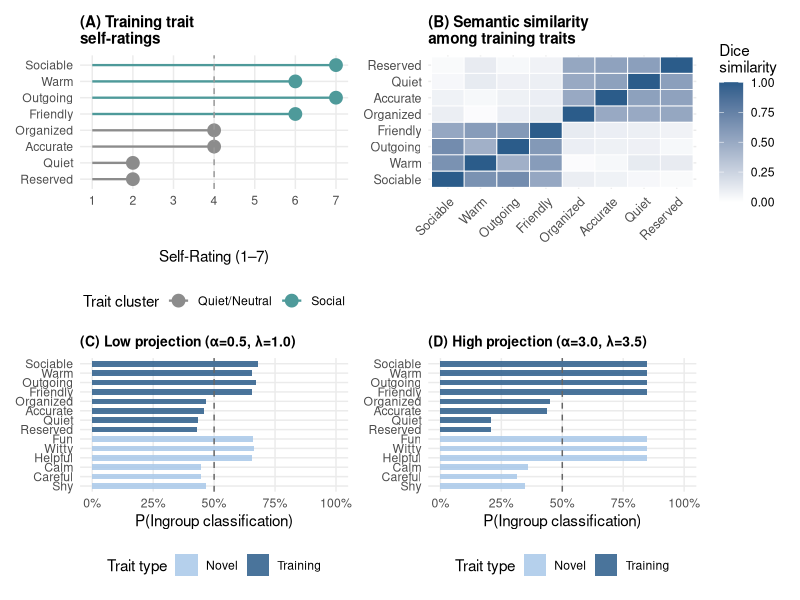
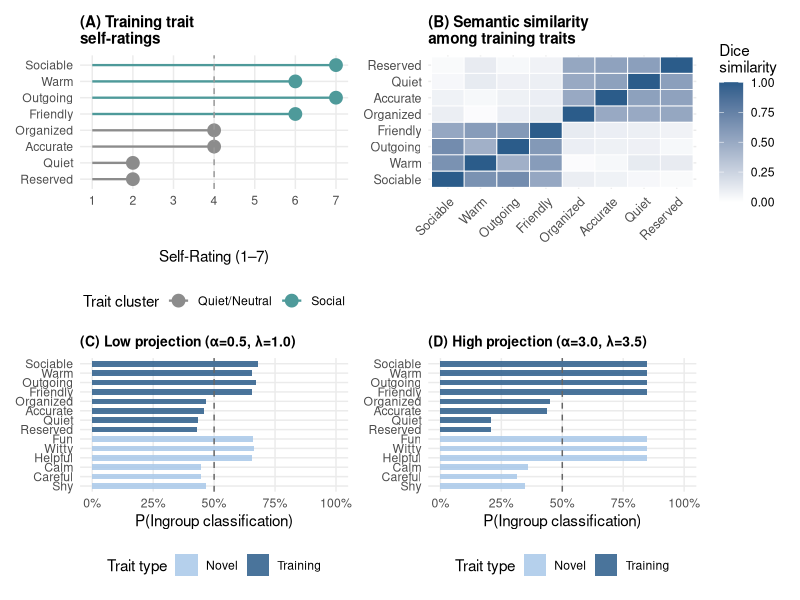
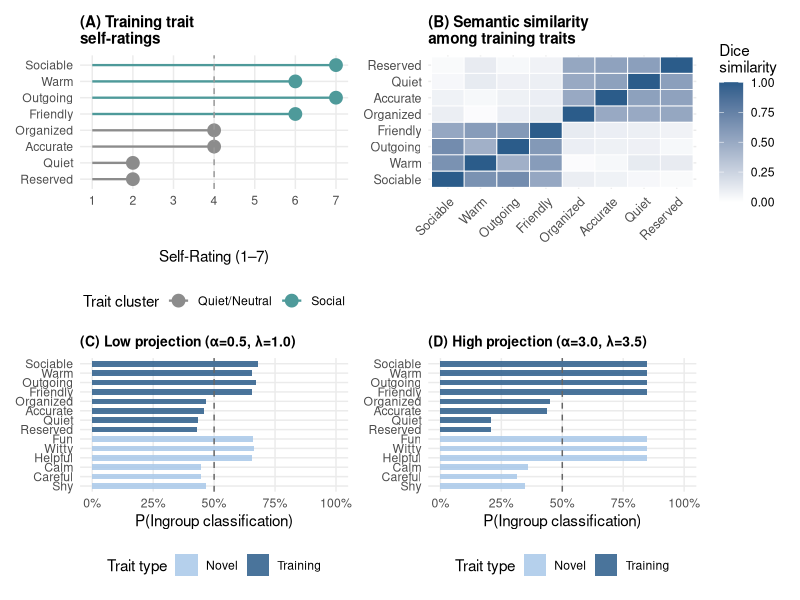

R code for these plots, in order:
# Concrete Visualization: From Self-Ratings to Ingroup Classifications
# Shows how the same self-rating profile produces different predictions
# for two contrasting parameter profiles (low vs high alpha, narrow vs broad lambda).
#
# Output: Figures/parameter_illustration.pdf (and .png)
# Panel A: Lollipop of self-rating profile for 8 training traits
# Panel B: Similarity structure (heatmap of Dice similarities)
# Panel C: Predicted P(ingroup) for trained + novel traits — low-alpha participant
# Panel D: Predicted P(ingroup) for trained + novel traits — high-alpha participant

library(tidyverse)
library(patchwork)
library(here)

set.seed(42)

# ── 1. Define training traits and self-ratings ────────────────────────────────
# Self-ratings are on a discrete 1–7 Likert scale (integer values only)
training_traits <- c("Sociable","Warm","Outgoing","Friendly",
                     "Organized","Accurate","Quiet","Reserved")
self_ratings    <- c(7L, 6L, 7L, 6L, 4L, 4L, 2L, 2L)   # 1–7 integer Likert scale

novel_traits    <- c("Fun","Witty","Helpful","Calm","Careful","Shy")

all_traits      <- c(training_traits, novel_traits)
n_train         <- length(training_traits)
n_all           <- length(all_traits)

# ── 2. Synthetic Dice similarity matrix ──────────────────────────────────────
# Social cluster (Sociable, Warm, Outgoing, Friendly, Fun, Witty, Helpful) vs
# Quiet cluster (Organized, Accurate, Quiet, Reserved, Calm, Careful, Shy)
social_idx <- c(1,2,3,4, 9,10,11)     # indices in all_traits
quiet_idx  <- c(5,6,7,8, 12,13,14)

sim_mat <- matrix(0.05, nrow=n_all, ncol=n_all)
diag(sim_mat) <- 1.0
# Within-cluster similarities
for (i in social_idx) for (j in social_idx) if (i != j) sim_mat[i,j] <- runif(1, 0.40, 0.70)
for (i in quiet_idx)  for (j in quiet_idx)  if (i != j) sim_mat[i,j] <- runif(1, 0.35, 0.65)
# Cross-cluster (low)
for (i in social_idx) for (j in quiet_idx) {
  sim_mat[i,j] <- sim_mat[j,i] <- runif(1, 0.02, 0.12)
}
# Ensure symmetry and clip
sim_mat <- (sim_mat + t(sim_mat)) / 2
diag(sim_mat) <- 1.0
sim_mat <- pmin(pmax(sim_mat, 0), 1)
rownames(sim_mat) <- colnames(sim_mat) <- all_traits

# ── 3. Model prediction function ──────────────────────────────────────────────
predict_ingroup <- function(test_trait_idx, sim_mat, self_ratings,
                            alpha, lambda, bias, lapse = 0.3) {
  # GP from self-ratings on training traits
  GP_in  <- plogis( alpha * (self_ratings - 4))    # ingroup belief
  GP_out <- plogis(-alpha * (self_ratings - 4))    # outgroup belief

  # Similarity-weighted sums (Shepard's law applied to training→test Dice)
  sims <- sim_mat[1:length(training_traits), test_trait_idx] ^ lambda

  simW_in  <- sum(sims * GP_in)
  simW_out <- sum(sims * GP_out)

  # Choice probability
  if (simW_in + simW_out < 1e-9) return(bias)
  p_model <- simW_in / (simW_in + simW_out)
  # Bias shift (logit scale)
  p_biased <- plogis(qlogis(p_model) + qlogis(bias))
  # Lapse
  p_final <- lapse * 0.5 + (1 - lapse) * p_biased
  return(p_final)
}

# ── 4. Compute predictions for two parameter profiles ────────────────────────
profiles <- list(
  "Low projection (α=0.5, λ=1.0)" = list(alpha=0.5, lambda=1.0, bias=0.5, lapse=0.3, col="#4E9A9A"),
  "High projection (α=3.0, λ=3.5)" = list(alpha=3.0, lambda=3.5, bias=0.5, lapse=0.3, col="#C7522A")
)

pred_df <- map_dfr(names(profiles), function(prof_name) {
  p <- profiles[[prof_name]]
  map_dfr(seq_len(n_all), function(tidx) {
    tibble(
      trait        = all_traits[tidx],
      trait_type   = if (tidx <= n_train) "Training" else "Novel",
      p_ingroup    = predict_ingroup(tidx, sim_mat, self_ratings,
                                     p$alpha, p$lambda, p$bias, p$lapse),
      profile      = prof_name
    )
  })
})

# Preserve trait order
pred_df$trait <- factor(pred_df$trait, levels=all_traits)

# ── 5. Panel A: Self-rating lollipop ─────────────────────────────────────────
rating_df <- tibble(
  trait  = factor(training_traits, levels=rev(training_traits)),
  rating = self_ratings,
  cluster = c(rep("Social",4), rep("Quiet/Neutral",4))
)

p_A <- ggplot(rating_df, aes(x=trait, y=rating, color=cluster)) +
  geom_segment(aes(xend=trait, y=1, yend=rating), linewidth=0.8) +
  geom_point(size=4) +
  coord_flip() +
  scale_y_continuous(limits=c(1,7), breaks=1:7, name="Self-Rating (1–7)") +
  scale_color_manual(values=c("Social"="#4E9A9A","Quiet/Neutral"="#8C8C8C"),
                     name="Trait cluster") +
  labs(title="(A) Training trait\nself-ratings", x=NULL) +
  geom_hline(yintercept=4, linetype="dashed", color="grey60", linewidth=0.5) +
  theme_minimal(base_size=11) +
  theme(legend.position="bottom",
        plot.title=element_text(face="bold", size=11),
        panel.grid.minor=element_blank())

# ── 6. Panel B: Similarity heatmap (training traits only) ────────────────────
sim_long <- as.data.frame(sim_mat[1:n_train, 1:n_train]) |>
  rownames_to_column("from") |>
  pivot_longer(-from, names_to="to", values_to="similarity") |>
  mutate(from = factor(from, levels=training_traits),
         to   = factor(to,   levels=training_traits))

p_B <- ggplot(sim_long, aes(x=to, y=from, fill=similarity)) +
  geom_tile(color="white", linewidth=0.3) +
  scale_fill_gradient(low="white", high="#2B5C8A", limits=c(0,1),
                      name="Dice\nsimilarity") +
  labs(title="(B) Semantic similarity\namong training traits", x=NULL, y=NULL) +
  theme_minimal(base_size=11) +
  theme(axis.text.x=element_text(angle=45, hjust=1, size=9),
        axis.text.y=element_text(size=9),
        plot.title=element_text(face="bold", size=11),
        legend.position="right")

# ── 7. Panels C & D: Predicted P(ingroup) for each profile ───────────────────
col_map <- setNames(
  c(profiles[[1]]$col, profiles[[2]]$col),
  names(profiles)
)

make_pred_panel <- function(prof_name, panel_label) {
  sub_df <- pred_df |> filter(profile == prof_name) |>
    mutate(trait = factor(trait, levels=rev(all_traits)))
  ggplot(sub_df, aes(x=trait, y=p_ingroup, fill=trait_type)) +
    geom_col(width=0.6, alpha=0.85) +
    geom_hline(yintercept=0.5, linetype="dashed", color="grey40", linewidth=0.5) +
    coord_flip() +
    scale_y_continuous(limits=c(0,1), breaks=seq(0,1,.25),
                       labels=scales::percent_format(1),
                       name="P(Ingroup classification)") +
    scale_fill_manual(values=c("Training"="#2B5C8A","Novel"="#A8C8E8"),
                      name="Trait type") +
    labs(title=paste0("(", panel_label, ") ", prof_name), x=NULL) +
    theme_minimal(base_size=11) +
    theme(legend.position="bottom",
          plot.title=element_text(face="bold", size=10),
          panel.grid.minor=element_blank())
}

p_C <- make_pred_panel(names(profiles)[1], "C")
p_D <- make_pred_panel(names(profiles)[2], "D")

# ── 8. Compose layout ─────────────────────────────────────────────────────────
# No embedded title/subtitle: per APA 7 convention, figure title goes in the
# figure caption in the manuscript, not inside the image.
fig <- (p_A | p_B) / (p_C | p_D)

# ── 9. Save ───────────────────────────────────────────────────────────────────
ggsave(here("Figures","parameter_illustration.pdf"), fig, width=13, height=10)
ggsave(here("Figures","parameter_illustration.png"), fig, width=13, height=10, dpi=200)
ggsave(here("Figures","fig04_parameter_illustration.tiff"), fig, width=13, height=10, dpi=300)
message("Saved: Figures/parameter_illustration.pdf/.png + fig04_parameter_illustration.tiff")

# ── 10. Also print summary table for quick inspection ─────────────────────────
cat("\n=== Predicted P(ingroup) by profile and trait ===\n")
pred_df |>
  select(profile, trait, trait_type, p_ingroup) |>
  mutate(p_ingroup = round(p_ingroup, 3)) |>
  arrange(profile, trait) |>
  print(n=Inf)
